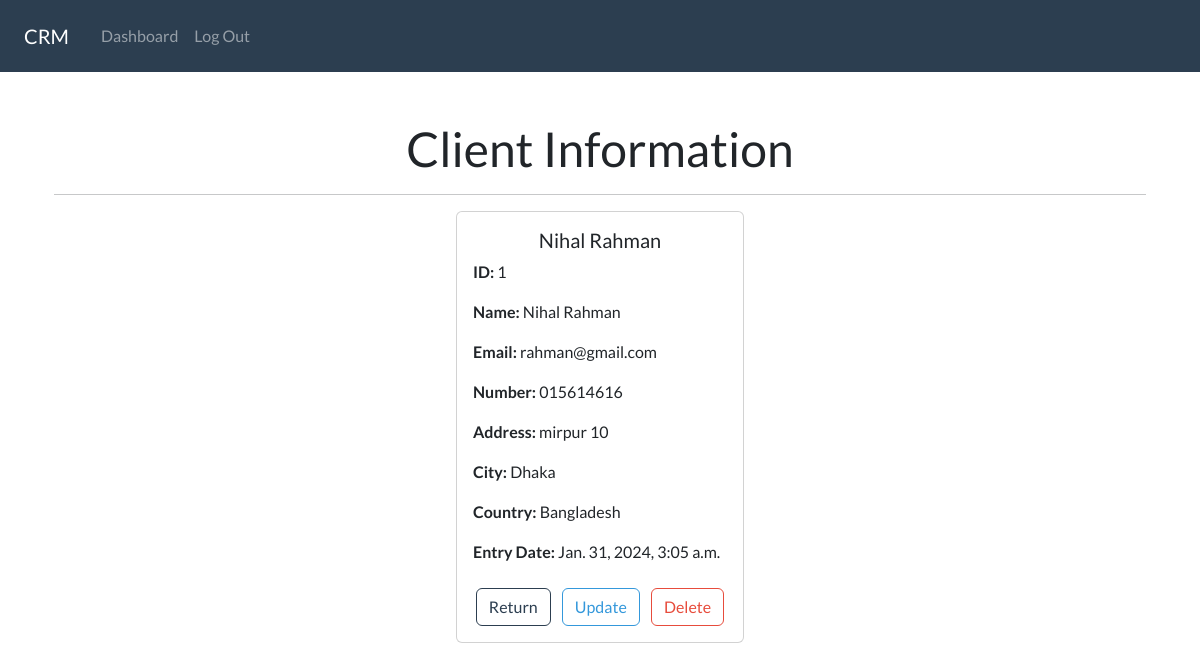
Page /view/1 (signed in) on the earlier database version.
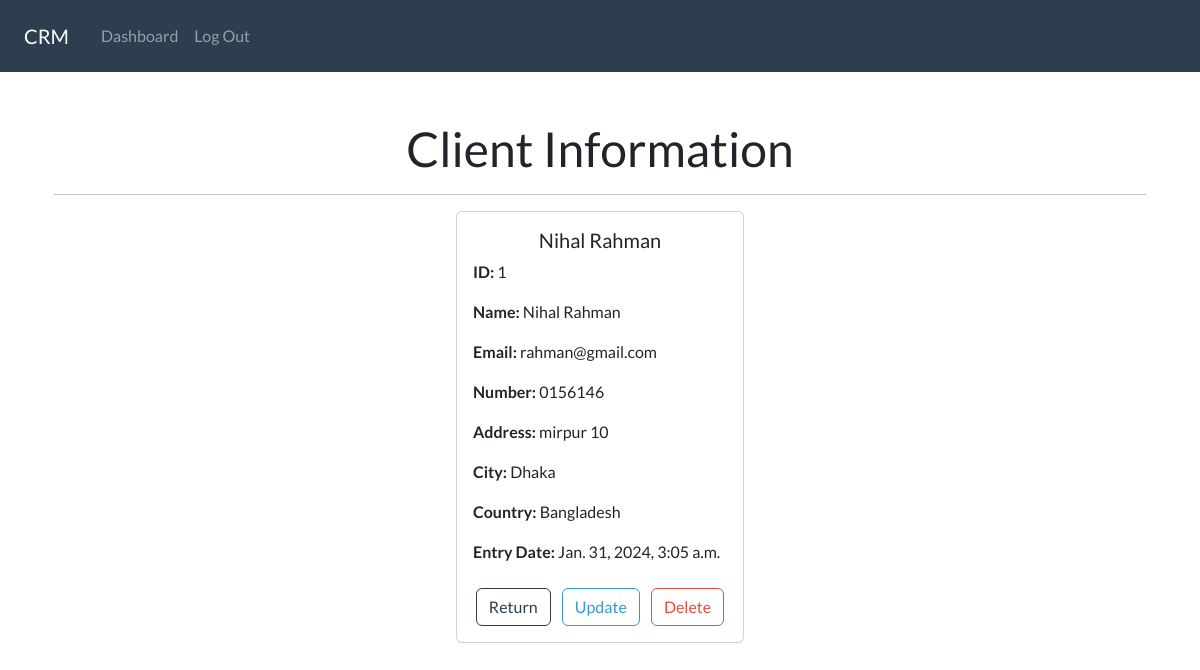
Same page on the later database version.
### client/models.py (models this page shows, shortened)
class ClientData(models.Model):
    creation_date = models.DateTimeField(auto_now_add=True)
    first_name = models.CharField(max_length=100)
    last_name = models.CharField(max_length=100)
    email = models.EmailField(max_length=50)
    phone = models.CharField(max_length=20)
    address = models.CharField(max_length=100)
    city = models.CharField(max_length=50)
    country = models.CharField(max_length=50)

### client/views.py (the view)
# urls.py: path('view/<int:pk>',views.view,name='view'),
@login_required(login_url='login')
def view(request,pk):
    all_data = ClientData.objects.get(id=pk)
    context={'data':all_data}
    return render(request,'client/view_data.html',context)

### client/templates/client/view_data.html
{% extends "client/base.html" %}
{% load static %}
{% block body %}
<div class="container mt-4">
    <h1 class="text-center">Client Information</h1>
    <hr>
    <div class="card mx-auto" style="max-width: 18rem;">
        <div class="card-body">
            <h5 class="card-title text-center">{{ data.first_name }} {{ data.last_name }}</h5>
            <p class="card-text"><strong>ID:</strong> {{ data.id }}</p>
            <p class="card-text"><strong>Name:</strong> {{ data.first_name }} {{ data.last_name }}</p>
            <p class="card-text"><strong>Email:</strong> {{ data.email }}</p>
            <p class="card-text"><strong>Number:</strong> {{ data.phone }}</p>
            <p class="card-text"><strong>Address:</strong> {{ data.address }}</p>
            <p class="card-text"><strong>City:</strong> {{ data.city }}</p>
            <p class="card-text"><strong>Country:</strong> {{ data.country }}</p>
            <p class="card-text"><strong>Entry Date:</strong> {{ data.creation_date }}</p>
            <div class="text-center mt-4">
                <a href="{% url 'dashboard' %}" class="btn btn-outline-primary">Return</a>
                <a href="{% url 'update' data.id %}" class="btn btn-outline-info mx-2">Update</a>
                <a href="{% url 'delete' data.id %}" class="btn btn-outline-danger">Delete</a>
            </div>
        </div>
    </div>
</div>
{% endblock %}

Differences in the rows shown:
changed ClientData "Nihal": phone "015614616" → "0156146"
